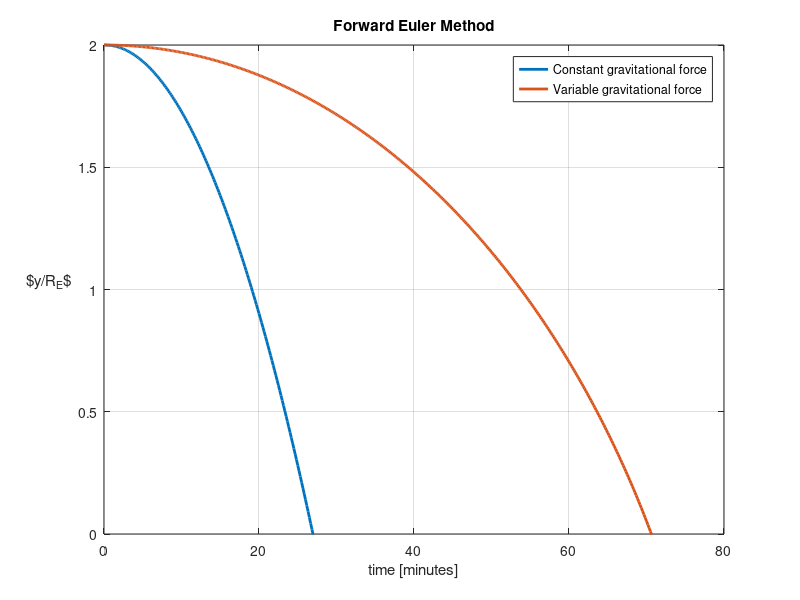

The MATLAB script that drew this image: (Note: this script raises an error after producing the figure.)
clear
R_E  = 6371e3; % meters
g    = 9.8;    % meters/second
Dt   = 10;     % seconds

% Expected answer
tcga = sqrt(2*R_E/g);
fprintf('Time to reach surface with constant grav. force (analytic): %.2e [s]\n',tcga)

% Forward Euler constant gravity
tcg(1) = 0;
ycg(1) = 2*R_E;
vcg(1) = 0;
i    = 1;
t(1) = 0;
while (ycg(i) >= 0)
   tcg(i+1) = tcg(i) + Dt;
   ycg(i+1) = ycg(i) + Dt*vcg(i);
   vcg(i+1) = vcg(i) + Dt*(-g);
   i = i+1;
end
% Check y array to verify second-to-last element is >=0.
% yvg(end-1)
% yvg(end)
tcgx = tcg(end-1);

% Forward Euler variable gravity
tvg(1) = 0;
yvg(1) = 2*R_E;
vvg(1) = 0;
i      = 1;
while (yvg(i) >= 0)
    tvg(i+1) = tvg(i) + Dt;
    yvg(i+1) = yvg(i) + Dt*vvg(i);
    vvg(i+1) = vvg(i) + Dt*(-g*R_E^2)/(yvg(i)+R_E)^2;
    i = i+1;
end
tvgx = tvg(end-1);
% Check y array to verify second-to-last element is >=0.
%yvg(end-1)
%yvg(end)

fprintf('Time to reach surface with constant grav. force (euler)   : %.2e [s]\n',tcgx)
fprintf('Time to reach surface with variable grav. force (euler)   : %.2e [s]\n',tvgx)

figure(1);clf;
    hold on;grid on;box on;
    plot(tcg/60,ycg/R_E,'LineWidth',2);
    plot(tvg/60,yvg/R_E,'LineWidth',2);
    ylabel('$y/R_E$','Rotation',0,'HorizontalAlignment','Right')
    xlabel('time [minutes]')
    set(gca,'YLim',[0 2]);
    title('Forward Euler Method');
    legend('Constant gravitational force',...
            'Variable gravitational force')
    saveplots('FreeFall');
